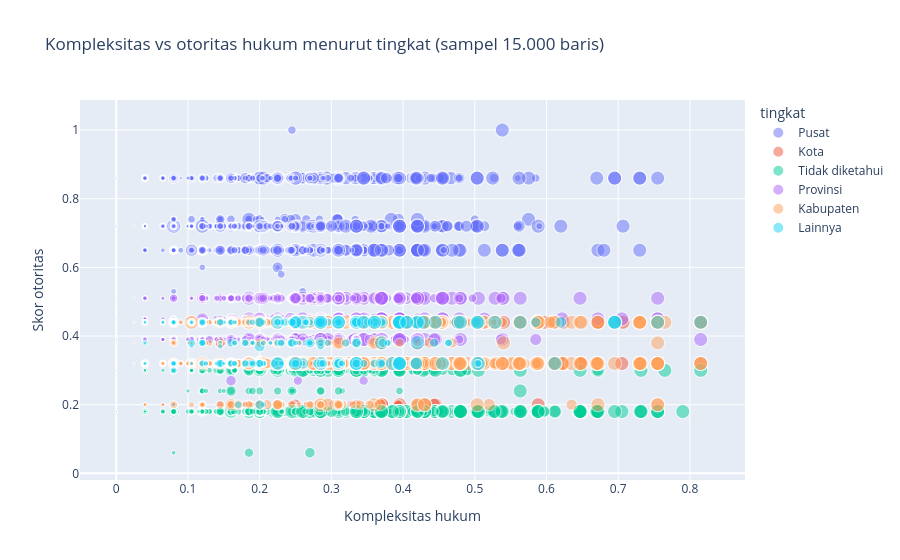

Here is the notebook cell this chart was saved with:
### Code cell
# Visualisasi 6: Korelasi multi-dimensi — kompleksitas vs otoritas hukum (ukuran = jumlah entitas)
sampel_scatter = df.sample(n=15_000, seed=7).with_columns((pl.col('kg_entity_count') + 1).alias('ukuran_entitas'))
fig6 = px.scatter(sampel_scatter, x='kg_legal_complexity', y='kg_authority_score', color='tingkat',
                  size='ukuran_entitas', size_max=14, opacity=0.5,
                  hover_data=['jenis_regulasi', 'tahun', 'kg_entity_count'],
                  title='Kompleksitas vs otoritas hukum menurut tingkat (sampel 15.000 baris)',
                  labels={'kg_legal_complexity': 'Kompleksitas hukum', 'kg_authority_score': 'Skor otoritas'})
fig6.write_html(FIG_DIR / 'v6_multidimensi.html', include_plotlyjs='cdn')
fig6.show()

### Figure 1 — Plotly figure (JSON) as saved in the notebook; plotly's stock layout.template omitted (floating-point values rounded to 4 significant figures; data arrays with more than 128 entries replaced by an {"elided": "..."} marker saying what was removed)
{"data": [{"customdata": {"elided": "2389x3 mixed values"}, "hovertemplate": "tingkat=Pusat<br>Kompleksitas hukum=%{x}<br>Skor otoritas=%{y}<br>ukuran_entitas=%{marker.size}<br>jenis_regulasi=%{customdata[0]}<br>tahun=%{customdata[1]}<br>kg_entity_count=%{customdata[2]}<extra></extra>", "legendgroup": "Pusat", "marker": {"color": "#636efa", "opacity": 0.5, "size": {"elided": "2389 int values"}, "sizemode": "area", "sizeref": 0.2194, "symbol": "circle"}, "mode": "markers", "name": "Pusat", "showlegend": true, "type": "scattergl", "x": {"elided": "2389 float values"}, "xaxis": "x", "y": {"elided": "2389 float values"}, "yaxis": "y"}, {"customdata": {"elided": "2310x3 mixed values"}, "hovertemplate": "tingkat=Kota<br>Kompleksitas hukum=%{x}<br>Skor otoritas=%{y}<br>ukuran_entitas=%{marker.size}<br>jenis_regulasi=%{customdata[0]}<br>tahun=%{customdata[1]}<br>kg_entity_count=%{customdata[2]}<extra></extra>", "legendgroup": "Kota", "marker": {"color": "#EF553B", "opacity": 0.5, "size": {"elided": "2310 int values"}, "sizemode": "area", "sizeref": 0.2194, "symbol": "circle"}, "mode": "markers", "name": "Kota", "showlegend": true, "type": "scattergl", "x": {"elided": "2310 float values"}, "xaxis": "x", "y": {"elided": "2310 float values"}, "yaxis": "y"}, {"customdata": {"elided": "1567x3 mixed values"}, "hovertemplate": "tingkat=Tidak diketahui<br>Kompleksitas hukum=%{x}<br>Skor otoritas=%{y}<br>ukuran_entitas=%{marker.size}<br>jenis_regulasi=%{customdata[0]}<br>tahun=%{customdata[1]}<br>kg_entity_count=%{customdata[2]}<extra></extra>", "legendgroup": "Tidak diketahui", "marker": {"color": "#00cc96", "opacity": 0.5, "size": {"elided": "1567 int values"}, "sizemode": "area", "sizeref": 0.2194, "symbol": "circle"}, "mode": "markers", "name": "Tidak diketahui", "showlegend": true, "type": "scattergl", "x": {"elided": "1567 float values"}, "xaxis": "x", "y": {"elided": "1567 float values"}, "yaxis": "y"}, {"customdata": {"elided": "1078x3 mixed values"}, "hovertemplate": "tingkat=Provinsi<br>Kompleksitas hukum=%{x}<br>Skor otoritas=%{y}<br>ukuran_entitas=%{marker.size}<br>jenis_regulasi=%{customdata[0]}<br>tahun=%{customdata[1]}<br>kg_entity_count=%{customdata[2]}<extra></extra>", "legendgroup": "Provinsi", "marker": {"color": "#ab63fa", "opacity": 0.5, "size": {"elided": "1078 int values"}, "sizemode": "area", "sizeref": 0.2194, "symbol": "circle"}, "mode": "markers", "name": "Provinsi", "showlegend": true, "type": "scattergl", "x": {"elided": "1078 float values"}, "xaxis": "x", "y": {"elided": "1078 float values"}, "yaxis": "y"}, {"customdata": {"elided": "7368x3 mixed values"}, "hovertemplate": "tingkat=Kabupaten<br>Kompleksitas hukum=%{x}<br>Skor otoritas=%{y}<br>ukuran_entitas=%{marker.size}<br>jenis_regulasi=%{customdata[0]}<br>tahun=%{customdata[1]}<br>kg_entity_count=%{customdata[2]}<extra></extra>", "legendgroup": "Kabupaten", "marker": {"color": "#FFA15A", "opacity": 0.5, "size": {"elided": "7368 int values"}, "sizemode": "area", "sizeref": 0.2194, "symbol": "circle"}, "mode": "markers", "name": "Kabupaten", "showlegend": true, "type": "scattergl", "x": {"elided": "7368 float values"}, "xaxis": "x", "y": {"elided": "7368 float values"}, "yaxis": "y"}, {"customdata": {"elided": "288x3 mixed values"}, "hovertemplate": "tingkat=Lainnya<br>Kompleksitas hukum=%{x}<br>Skor otoritas=%{y}<br>ukuran_entitas=%{marker.size}<br>jenis_regulasi=%{customdata[0]}<br>tahun=%{customdata[1]}<br>kg_entity_count=%{customdata[2]}<extra></extra>", "legendgroup": "Lainnya", "marker": {"color": "#19d3f3", "opacity": 0.5, "size": {"elided": "288 int values"}, "sizemode": "area", "sizeref": 0.2194, "symbol": "circle"}, "mode": "markers", "name": "Lainnya", "showlegend": true, "type": "scattergl", "x": {"elided": "288 float values"}, "xaxis": "x", "y": {"elided": "288 float values"}, "yaxis": "y"}], "layout": {"legend": {"itemsizing": "constant", "title": {"text": "tingkat"}, "tracegroupgap": 0}, "title": {"text": "Kompleksitas vs otoritas hukum menurut tingkat (sampel 15.000 baris)"}, "xaxis": {"anchor": "y", "domain": [0, 1], "title": {"text": "Kompleksitas hukum"}}, "yaxis": {"anchor": "x", "domain": [0, 1], "title": {"text": "Skor otoritas"}}}}
